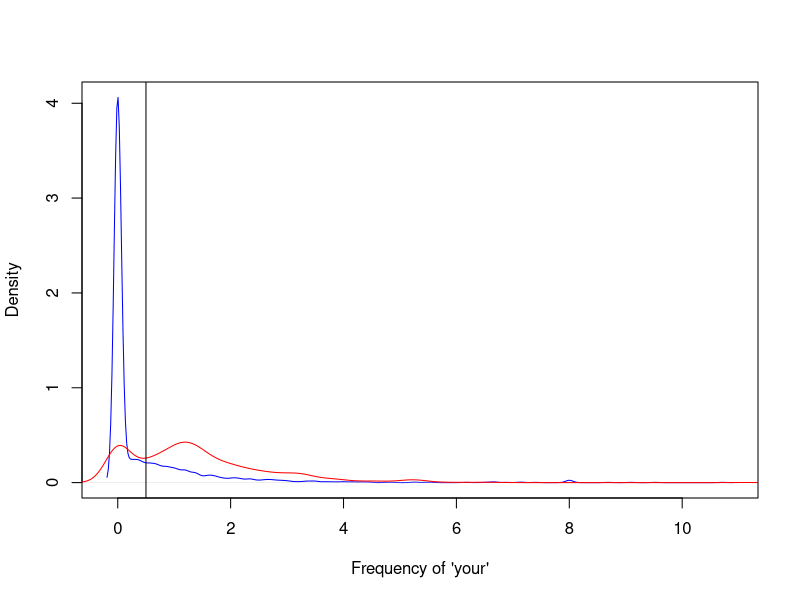
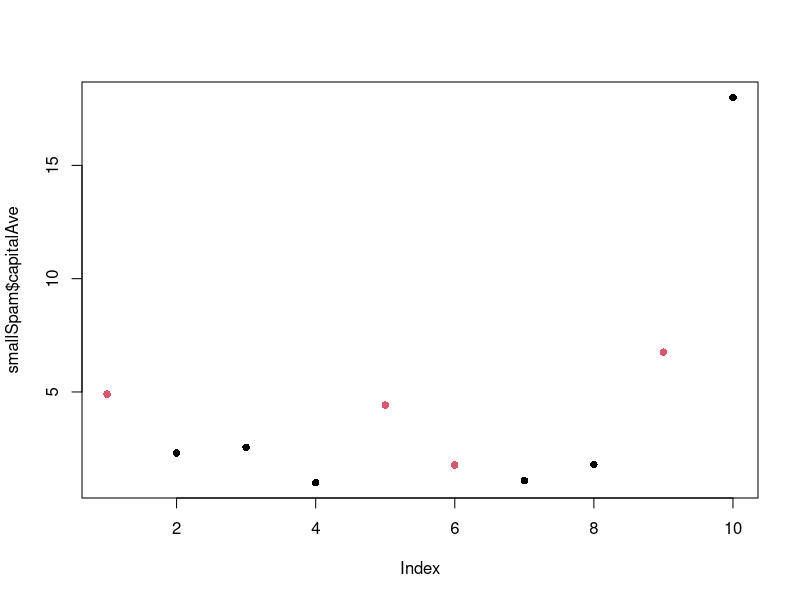

Reproduce these figures in R, in order.
# Coursera: Practical Machine learning
# Script from course commented by Alexander Buschle

# Week 1 ####
# Example 1 ####

rm(list = ls())
#install.packages("kernlab")


library(kernlab)
data(spam)

plot(density(spam$your[spam$type == "nonspam"]), col = "blue", main = '', xlab = "Frequency of 'your'")
lines(density(spam$your[spam$type == "spam"]), col = "red")

# define a cutoff, with which you define if a mail is spam or not depending on the usage of the word "your"
abline(v = 0.5, col = "black")


prediction <- ifelse(spam$your > 0.5, "spam", "nonspam")
prediction_table <- table(prediction, spam$type) / length(spam$type)


# accuracy

# really nonspam + really spam
round(prediction_table[1,1] + prediction_table[2,2], 3)
# 0.751




# Example 2 ####

library(kernlab); data(spam); set.seed(333)

smallSpam <- spam[sample(dim(spam)[1], size = 10), ]
spamLabel <- (smallSpam$type == "spam") * 1 + 1
plot(smallSpam$capitalAve, col = spamLabel, pch = 16)


# apply rules on your dataset

# Rule 1

rule_1 <- function(x){
  prediction <- rep(NA, length(x))
  prediction[x > 2.7] <- "spam"
  prediction[x < 2.40] <- "nonspam"
  prediction[(x >= 2.40 & x <= 2.45)] <- "spam"
  prediction[(x > 2.45 & x <= 2.70)] <- "nonspam"
  return(prediction)
  }

# transform to a table

table(rule_1(smallSpam$capitalAve), smallSpam$type)

# -> this is a perfect prediction for the sample data set


# Rule 2

rule_2 <- function(x){
  prediction <- rep(NA, length(x))
  prediction[x > 2.8] <- "spam"
  prediction[x <= 2.8] <- "nonspam"
  return(prediction)
}

table(rule_2(smallSpam$capitalAve), smallSpam$type)

# there is a small error in the prediction for the sample data set



# apply rules to big data sets

## rule 1 (very accurate for test set)
table_rule_1 <- table(rule_1(spam$capitalAve), spam$type) 
rownames(table_rule_1) <- c("predict_nonspam", "predict_spam")
table_rule_1    


## rule 2 (less accurate for test set)
table_rule_2 <- table(rule_2(spam$capitalAve), spam$type)
rownames(table_rule_2) <- c("predict_nonspam", "predict_spam")
table_rule_2 



# check the accuracy
# check how often spam is really spam and nonspam is really nonspam and then sum these up

# rule 1
sum(rule_1(spam$capitalAve) == spam$type)

# rule 2
sum(rule_2(spam$capitalAve) == spam$type)
